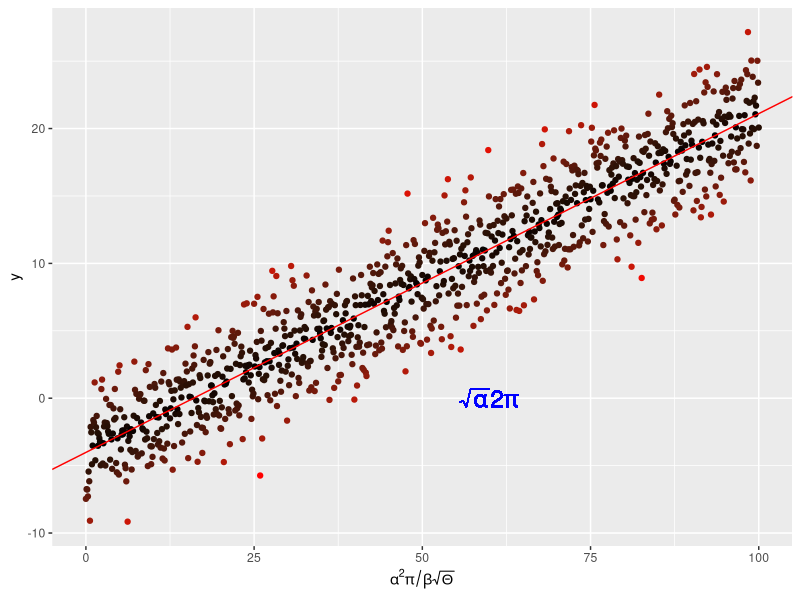

Write the R code that produced this figure. (Note: this script raises an error after producing the figure.)
# Author: An (an.nguyen21@imperial.ac.uk)
# Script: plotLin.R
# Created: Oct 2021
# Desc: Mathematical annotation on an axis and in the plot area.

rm(list = ls())

require(ggplot2)

x <- seq(0, 100, by = 0.1)
y <- -4. + 0.25 * x + rnorm(length(x), mean = 0., sd = 2.5)

# and put them in a dataframe
my_data <- data.frame(x = x, y = y)

# perform a linear regression
my_lm <- summary(lm(y ~ x, data = my_data))

# plot the data
p <-  ggplot(my_data, aes(x = x, y = y, colour = abs(my_lm$residual))) +
  geom_point() +
  scale_colour_gradient(low = "black", high = "red") +
  theme(legend.position = "none") +
  scale_x_continuous(expression(alpha^2 * pi / beta * sqrt(Theta)))

# add the regression line
p <- p + geom_abline(
  intercept = my_lm$coefficients[1][1],
  slope = my_lm$coefficients[2][1],
  colour = "red")
# throw some math on the plot
p <- p + geom_text(aes(x = 60, y = 0, label = "sqrt(alpha) * 2* pi"), 
                   parse = TRUE, size = 6, 
                   colour = "blue")

pdf("../results/MyLinReg.pdf")
p
dev.off()